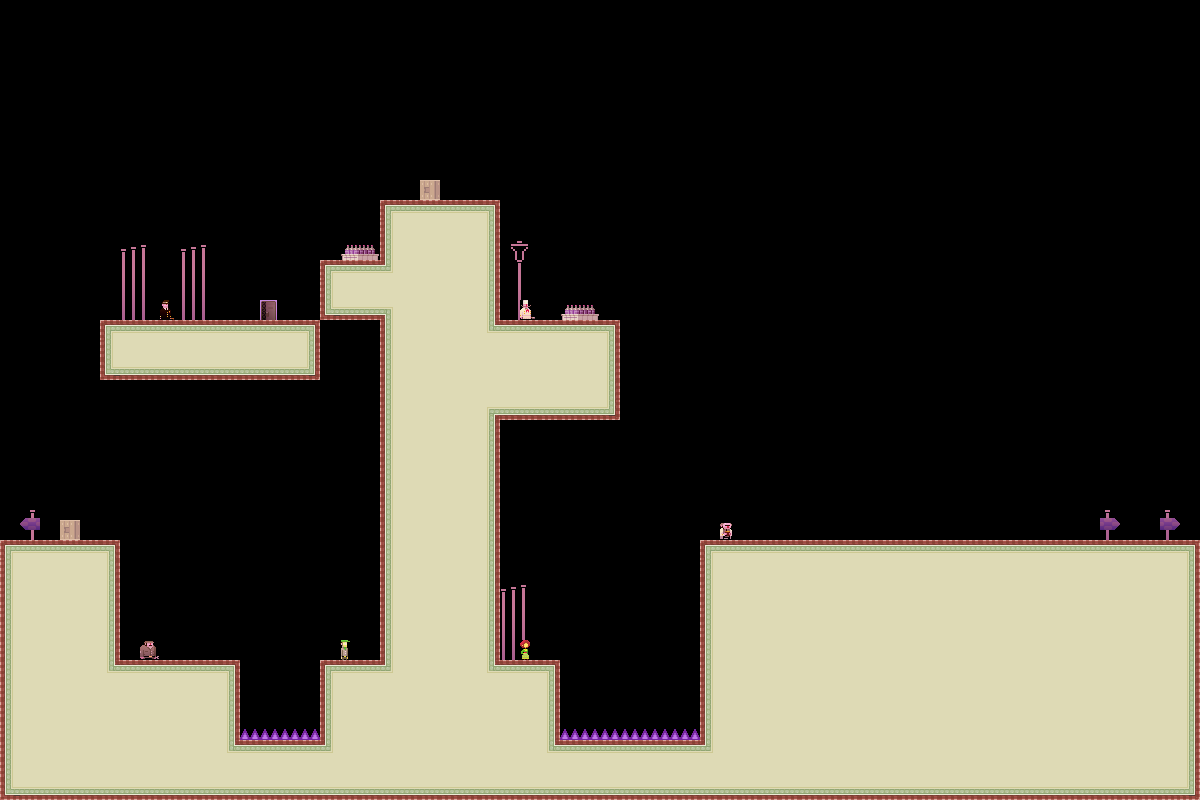

This game map was drawn from its Tiled (.tmx) file and the tilesets committed beside it. A one-line description and the trimmed map source follow:
An orthogonal 60x40 tile map with 20x20 px tiles, 1 tile layer (bg) and 1 object.

<map version="1.0" orientation="orthogonal" width="60" height="40" tilewidth="20" tileheight="20">
 <tileset firstgid="1" name="tiles_sydney" tilewidth="20" tileheight="20">
  <image source="../../../../../SuperLemonadeFactoryPartTwoContent/Lemonade/tiles_sydney.png" width="400" height="400" />
  <terraintypes>
   <terrain name="regularBlocks" tile="-1" />
  </terraintypes>
  <tile id="8" terrain=",,,0" />
  <tile id="9" terrain=",,0,0" />
  <tile id="10" terrain=",,0,0" />
  <tile id="11" terrain=",,0,0" />
  <tile id="12" terrain=",,0,0" />
  <tile id="13" terrain=",,0,0" />
  <tile id="14" terrain=",,0," />
  <tile id="15" terrain="0,0,0," />
  <tile id="16" terrain="0,0,,0" />
  <tile id="28" terrain=",0,,0" />
  <tile id="34" terrain="0,,0," />
  <tile id="35" terrain="0,,0,0" />
  <tile id="36" terrain=",0,0,0" />
  <tile id="48" terrain=",0,,0" />
  <tile id="54" terrain="0,,0," />
  <tile id="68" terrain=",0,,0" />
  <tile id="74" terrain="0,,0," />
  <tile id="88" terrain=",0,,0" />
  <tile id="94" terrain="0,,0," />
  <tile id="108" terrain=",0,,0" />
  <tile id="114" terrain="0,,0," />
  <tile id="128" terrain=",0,," />
  <tile id="129" terrain="0,0,," />
  <tile id="130" terrain="0,0,," />
  <tile id="131" terrain="0,0,," />
  <tile id="132" terrain="0,0,," />
  <tile id="133" terrain="0,0,," />
  <tile id="134" terrain="0,,," />
  <tile id="194" terrain="0,0,0,0" />
  <tile id="356">
   <properties>
    <property name="LargeCrate" value="" />
   </properties>
  </tile>
  <tile id="380">
   <properties>
    <property name="Andre" value="" />
   </properties>
  </tile>
  <tile id="381">
   <properties>
    <property name="Liselot" value="" />
   </properties>
  </tile>
  <tile id="382">
   <properties>
    <property name="Amsterdaam" value="" />
   </properties>
  </tile>
  <tile id="383">
   <properties>
    <property name="Worker" value="" />
   </properties>
  </tile>
  <tile id="384">
   <properties>
    <property name="Inspector" value="" />
   </properties>
  </tile>
  <tile id="385">
   <properties>
    <property name="Chef" value="" />
   </properties>
  </tile>
  <tile id="386">
   <properties>
    <property name="Exit" value="" />
   </properties>
  </tile>
  <tile id="387">
   <properties>
    <property name="Trampoline" value="" />
   </properties>
  </tile>
  <tile id="388">
   <properties>
    <property name="SmallCrate" value="" />
   </properties>
  </tile>
  <tile id="389">
   <properties>
    <property name="SugarBag" value="" />
   </properties>
  </tile>
 </tileset>
 <layer name="bg" width="60" height="40">
  <data>[2400 cells, 835 non-empty, 62 distinct tile ids]</data>
 </layer>
 <objectgroup name="boxes" width="60" height="40">
  <object x="640" y="320">
   <polyline points="20,0 20,160" />
  </object>
 </objectgroup>
</map>
